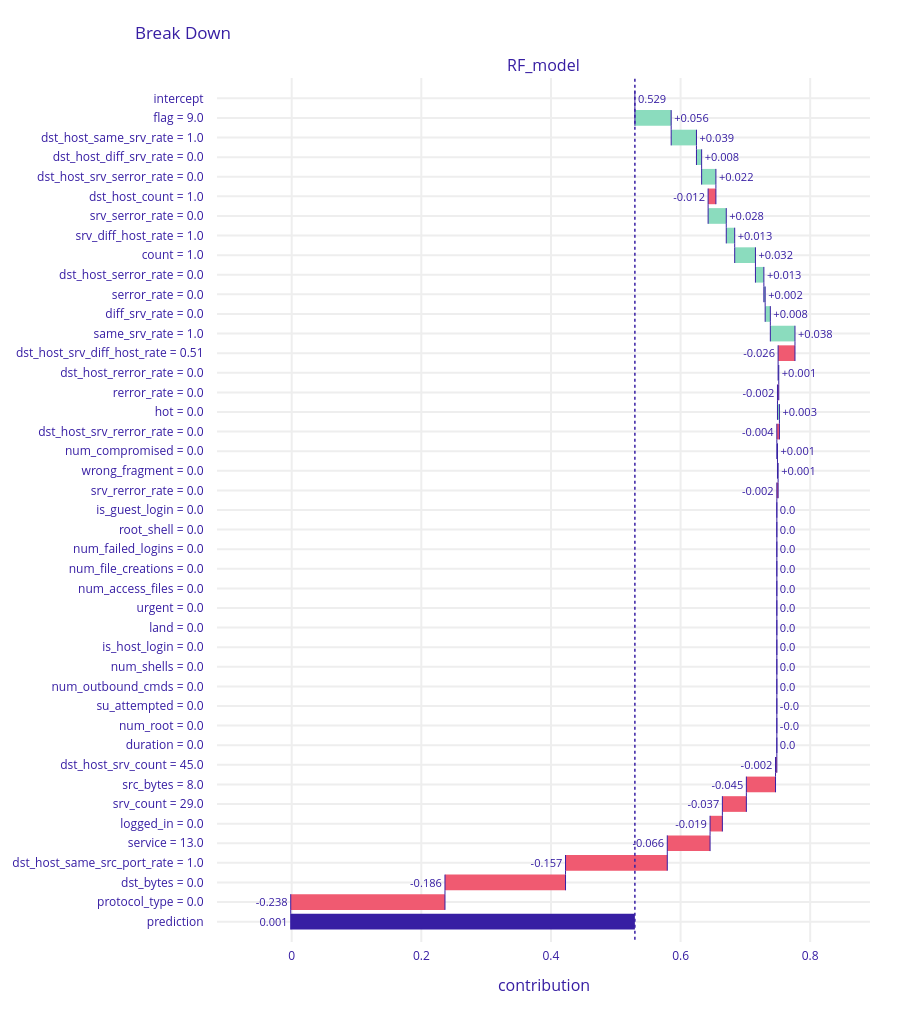

The notebook cell this image was saved under:
### Code cell
# Comparison plots:
plt.figure()
shap.plots.waterfall(shap_feat_values[row])
plt.show()

bd = explainer_dalex.predict_parts(obseravation, type="break_down")
# bd.plot()
bd.plot(max_vars=100)

### Figure 1 — Plotly figure (JSON) as saved in the notebook; plotly's stock layout.template omitted (floating-point values rounded to 4 significant figures)
{"data": [{"base": 0.5295, "connector": {"line": {"color": "#371ea3", "dash": "solid", "width": 1}, "mode": "spanning"}, "decreasing": {"marker": {"color": "#f05a71"}}, "hoverinfo": "text+delta", "hoverlabel": {"bgcolor": "rgba(0,0,0,0.8)"}, "hovertext": ["Average response: 0.529<br>Prediction: 0.001", "flag = 9.0<br>increases average response by", "dst_host_same_srv_rate = 1.0<br>increases average response by", "dst_host_diff_srv_rate = 0.0<br>increases average response by", "dst_host_srv_serror_rate = 0.0<br>increases average response by", "dst_host_count = 1.0<br>decreases average response by", "srv_serror_rate = 0.0<br>increases average response by", "srv_diff_host_rate = 1.0<br>increases average response by", "count = 1.0<br>increases average response by", "dst_host_serror_rate = 0.0<br>increases average response by", "serror_rate = 0.0<br>increases average response by", "diff_srv_rate = 0.0<br>increases average response by", "same_srv_rate = 1.0<br>increases average response by", "dst_host_srv_diff_host_rate = 0.51<br>decreases average response by", "dst_host_rerror_rate = 0.0<br>increases average response by", "rerror_rate = 0.0<br>decreases average response by", "hot = 0.0<br>increases average response by", "dst_host_srv_rerror_rate = 0.0<br>decreases average response by", "num_compromised = 0.0<br>increases average response by", "wrong_fragment = 0.0<br>increases average response by", "srv_rerror_rate = 0.0<br>decreases average response by", "is_guest_login = 0.0<br>decreases average response by", "root_shell = 0.0<br>decreases average response by", "num_failed_logins = 0.0<br>decreases average response by", "num_file_creations = 0.0<br>decreases average response by", "num_access_files = 0.0<br>decreases average response by", "urgent = 0.0<br>decreases average response by", "land = 0.0<br>decreases average response by", "is_host_login = 0.0<br>decreases average response by", "num_shells = 0.0<br>decreases average response by", "num_outbound_cmds = 0.0<br>decreases average response by", "su_attempted = 0.0<br>decreases average response by", "num_root = 0.0<br>decreases average response by", "duration = 0.0<br>decreases average response by", "dst_host_srv_count = 45.0<br>decreases average response by", "src_bytes = 8.0<br>decreases average response by", "srv_count = 29.0<br>decreases average response by", "logged_in = 0.0<br>decreases average response by", "service = 13.0<br>decreases average response by", "dst_host_same_src_port_rate = 1.0<br>decreases average response by", "dst_bytes = 0.0<br>decreases average response by", "protocol_type = 0.0<br>decreases average response by", "Average response: 0.529<br>Prediction: 0.001"], "increasing": {"marker": {"color": "#8bdcbe"}}, "measure": ["relative", "relative", "relative", "relative", "relative", "relative", "relative", "relative", "relative", "relative", "relative", "relative", "relative", "relative", "relative", "relative", "relative", "relative", "relative", "relative", "relative", "relative", "relative", "relative", "relative", "relative", "relative", "relative", "relative", "relative", "relative", "relative", "relative", "relative", "relative", "relative", "relative", "relative", "relative", "relative", "relative", "relative", "total"], "orientation": "h", "showlegend": false, "text": ["0.529", "+0.056", "+0.039", "+0.008", "+0.022", "-0.012", "+0.028", "+0.013", "+0.032", "+0.013", "+0.002", "+0.008", "+0.038", "-0.026", "+0.001", "-0.002", "+0.003", "-0.004", "+0.001", "+0.001", "-0.002", "0.0", "0.0", "0.0", "0.0", "0.0", "0.0", "0.0", "0.0", "0.0", "0.0", "-0.0", "-0.0", "0.0", "-0.002", "-0.045", "-0.037", "-0.019", "-0.066", "-0.157", "-0.186", "-0.238", "0.001"], "textposition": "outside", "totals": {"marker": {"color": "#371ea3"}}, "type": "waterfall", "x": [0, 0.056, 0.039, 0.008, 0.022, -0.012, 0.028, 0.013, 0.032, 0.013, 0.002, 0.008, 0.038, -0.026, 0.001, -0.002, 0.003, -0.004, 0.001, 0.001, -0.002, 0, 0, 0, 0, 0, 0, 0, 0, 0, 0, 0, 0, 0, -0.002, -0.045, -0.037, -0.019, -0.066, -0.157, -0.186, -0.238, -0.528], "xaxis": "x", "y": ["intercept", "flag = 9.0", "dst_host_same_srv_rate = 1.0", "dst_host_diff_srv_rate = 0.0", "dst_host_srv_serror_rate = 0.0", "dst_host_count = 1.0", "srv_serror_rate = 0.0", "srv_diff_host_rate = 1.0", "count = 1.0", "dst_host_serror_rate = 0.0", "serror_rate = 0.0", "diff_srv_rate = 0.0", "same_srv_rate = 1.0", "dst_host_srv_diff_host_rate = 0.51", "dst_host_rerror_rate = 0.0", "rerror_rate = 0.0", "hot = 0.0", "dst_host_srv_rerror_rate = 0.0", "num_compromised = 0.0", "wrong_fragment = 0.0", "srv_rerror_rate = 0.0", "is_guest_login = 0.0", "root_shell = 0.0", "num_failed_logins = 0.0", "num_file_creations = 0.0", "num_access_files = 0.0", "urgent = 0.0", "land = 0.0", "is_host_login = 0.0", "num_shells = 0.0", "num_outbound_cmds = 0.0", "su_attempted = 0.0", "num_root = 0.0", "duration = 0.0", "dst_host_srv_count = 45.0", "src_bytes = 8.0", "srv_count = 29.0", "logged_in = 0.0", "service = 13.0", "dst_host_same_src_port_rate = 1.0", "dst_bytes = 0.0", "protocol_type = 0.0", "prediction"], "yaxis": "y"}], "layout": {"annotations": [{"font": {"size": 16}, "showarrow": false, "text": "RF_model", "x": 0.5, "xanchor": "center", "xref": "paper", "y": 1, "yanchor": "bottom", "yref": "paper"}, {"font": {"size": 16}, "showarrow": false, "text": "contribution", "x": 0.5, "xanchor": "center", "xref": "paper", "y": 0, "yanchor": "top", "yref": "paper", "yshift": -30}], "font": {"color": "#371ea3"}, "height": 1013, "margin": {"b": 71, "r": 30, "t": 78}, "shapes": [{"line": {"color": "#371ea3", "dash": "dot", "width": 1.5}, "type": "line", "x0": 0.5295, "x1": 0.5295, "xref": "x", "y0": -1, "y1": 43, "yref": "y"}], "title": {"text": "Break Down", "x": 0.15}, "xaxis": {"anchor": "y", "automargin": true, "domain": [0, 1], "fixedrange": true, "gridwidth": 2, "range": [-0.1152, 0.8922], "tickcolor": "white", "ticklen": 3, "ticks": "outside", "type": "linear", "zeroline": false}, "yaxis": {"anchor": "x", "automargin": true, "autorange": "reversed", "domain": [0, 1], "fixedrange": true, "gridwidth": 2, "tickcolor": "white", "ticklen": 10, "ticks": "outside", "type": "category"}}}
